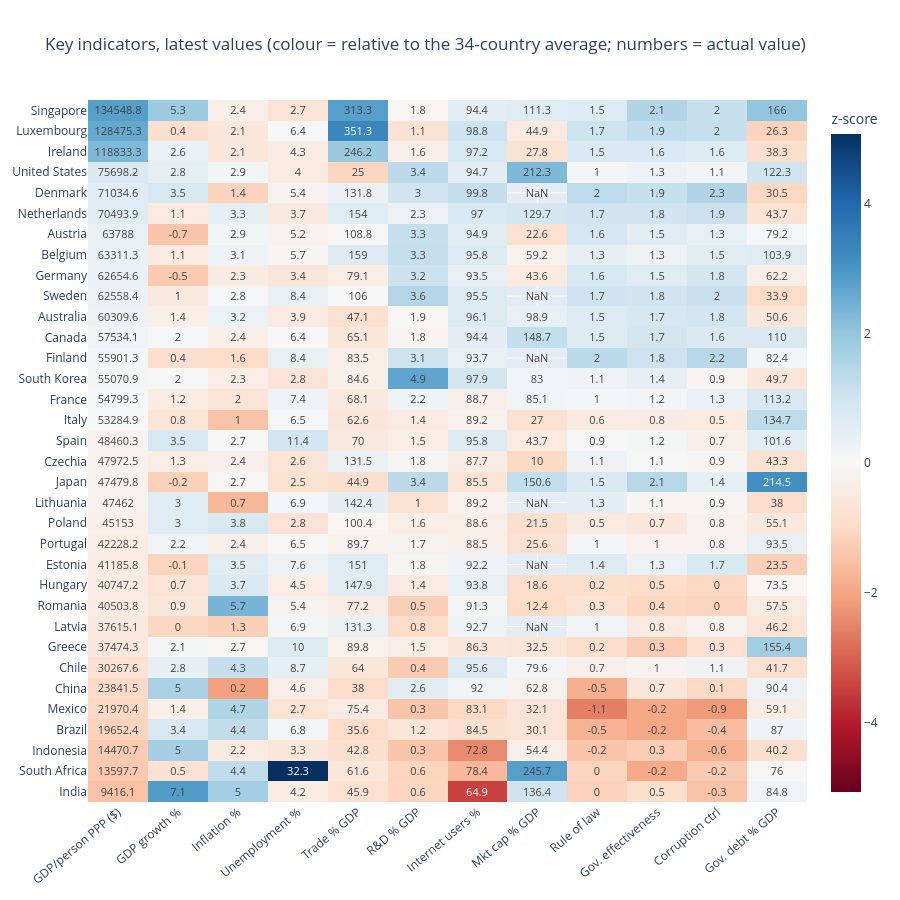

Notebook source saved alongside this figure:
### Code cell
# the same table as a heatmap: each column standardised (z-score) so very different units can share one colour scale
vals = snap.drop(columns=["name", "Population"])
z = (vals - vals.mean()) / vals.std()
fig = go.Figure(go.Heatmap(z=z.values, x=z.columns, y=snap.name, text=vals.round(1).values, texttemplate="%{text}",
                           colorscale="RdBu", zmid=0, colorbar=dict(title="z-score")))
fig.update_layout(title="Key indicators, latest values (colour = relative to the 34-country average; numbers = actual value)",
                  height=900, xaxis_tickangle=-40, yaxis_autorange="reversed")
fig.show()

### Figure 1 — Plotly figure (JSON) as saved in the notebook; plotly's stock layout.template omitted (floating-point values rounded to 4 significant figures; data arrays with more than 128 entries replaced by an {"elided": "..."} marker saying what was removed)
{"data": [{"colorbar": {"title": {"text": "z-score"}}, "colorscale": [[0, "rgb(103,0,31)"], [0.1, "rgb(178,24,43)"], [0.2, "rgb(214,96,77)"], [0.3, "rgb(244,165,130)"], [0.4, "rgb(253,219,199)"], [0.5, "rgb(247,247,247)"], [0.6, "rgb(209,229,240)"], [0.7, "rgb(146,197,222)"], [0.8, "rgb(67,147,195)"], [0.9, "rgb(33,102,172)"], [1, "rgb(5,48,97)"]], "text": {"elided": "34x12 float values"}, "texttemplate": "%{text}", "type": "heatmap", "x": ["GDP/person PPP ($)", "GDP growth %", "Inflation %", "Unemployment %", "Trade % GDP", "R&D % GDP", "Internet users %", "Mkt cap % GDP", "Rule of law", "Gov. effectiveness", "Corruption ctrl", "Gov. debt % GDP"], "y": ["Singapore", "Luxembourg", "Ireland", "United States", "Denmark", "Netherlands", "Austria", "Belgium", "Germany", "Sweden", "Australia", "Canada", "Finland", "South Korea", "France", "Italy", "Spain", "Czechia", "Japan", "Lithuania", "Poland", "Portugal", "Estonia", "Hungary", "Romania", "Latvia", "Greece", "Chile", "China", "Mexico", "Brazil", "Indonesia", "South Africa", "India"], "z": {"elided": "34x12 float values"}, "zmid": 0}], "layout": {"height": 900, "title": {"text": "Key indicators, latest values (colour = relative to the 34-country average; numbers = actual value)"}, "xaxis": {"tickangle": -40}, "yaxis": {"autorange": "reversed"}}}
